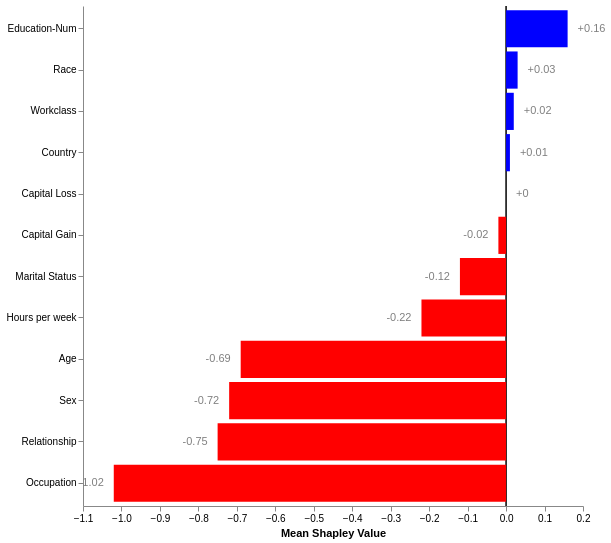

The specification (Vega-Lite) saved for this image:
### Vega specification from a JSON file in a GitHub repository (floating-point values rounded to 4 significant figures)
{"$schema": "https://vega.github.io/schema/vega/v5.json", "description": "Mean Shapley Values Bar Plot with Rounded Numbers, Vertical Line at 0, and Arrow-like Bar Endpoints", "width": 500, "height": 500, "padding": 5, "data": [{"name": "table", "values": [{"Column": "Age", "Mean Shapley Value": -0.6933}, {"Column": "Workclass", "Mean Shapley Value": 0.01601}, {"Column": "Education-Num", "Mean Shapley Value": 0.1594}, {"Column": "Marital Status", "Mean Shapley Value": -0.1228}, {"Column": "Occupation", "Mean Shapley Value": -1.023}, {"Column": "Relationship", "Mean Shapley Value": -0.7476}, {"Column": "Race", "Mean Shapley Value": 0.0314}, {"Column": "Sex", "Mean Shapley Value": -0.7229}, {"Column": "Capital Gain", "Mean Shapley Value": -0.02455}, {"Column": "Capital Loss", "Mean Shapley Value": 0.0}, {"Column": "Hours per week", "Mean Shapley Value": -0.2197}, {"Column": "Country", "Mean Shapley Value": 0.007479}], "transform": [{"type": "formula", "expr": "round(datum['Mean Shapley Value'] * 100) / 100", "as": "Rounded Mean Shapley Value"}, {"type": "collect", "sort": {"field": "Rounded Mean Shapley Value", "order": "descending"}}]}], "scales": [{"name": "yscale", "type": "band", "domain": {"data": "table", "field": "Column"}, "range": "height", "padding": 0.1}, {"name": "xscale", "type": "linear", "domain": {"data": "table", "field": "Rounded Mean Shapley Value"}, "range": "width", "nice": true, "zero": true}], "axes": [{"orient": "left", "scale": "yscale"}, {"orient": "bottom", "scale": "xscale", "title": "Mean Shapley Value"}], "marks": [{"type": "rule", "encode": {"enter": {"x": {"scale": "xscale", "value": 0}, "y": {"value": 0}, "y2": {"signal": "height"}, "strokeWidth": {"value": 1.5}, "stroke": {"value": "black"}}}}, {"type": "rect", "from": {"data": "table"}, "encode": {"enter": {"y": {"scale": "yscale", "field": "Column"}, "height": {"scale": "yscale", "band": 1}, "x": {"scale": "xscale", "field": "Rounded Mean Shapley Value"}, "x2": {"scale": "xscale", "value": 0}}, "update": {"fill": [{"test": "datum['Rounded Mean Shapley Value'] < 0", "value": "red"}, {"test": "datum['Rounded Mean Shapley Value'] >= 0", "value": "blue"}]}, "hover": {"fill": {"value": "lightgrey"}}}}, {"type": "text", "from": {"data": "table"}, "encode": {"enter": {"y": {"scale": "yscale", "field": "Column", "band": 0.5}, "x": {"scale": "xscale", "field": "Rounded Mean Shapley Value", "offset": {"signal": "datum['Rounded Mean Shapley Value'] >= 0 ? 10 : -10"}}, "align": {"signal": "datum['Rounded Mean Shapley Value'] >= 0 ? 'left' : 'right'"}, "baseline": {"value": "middle"}, "text": {"signal": "datum['Rounded Mean Shapley Value'] >= 0 ? '+' + datum['Rounded Mean Shapley Value'] : datum['Rounded Mean Shapley Value']"}, "fill": {"value": "grey"}}}}]}
